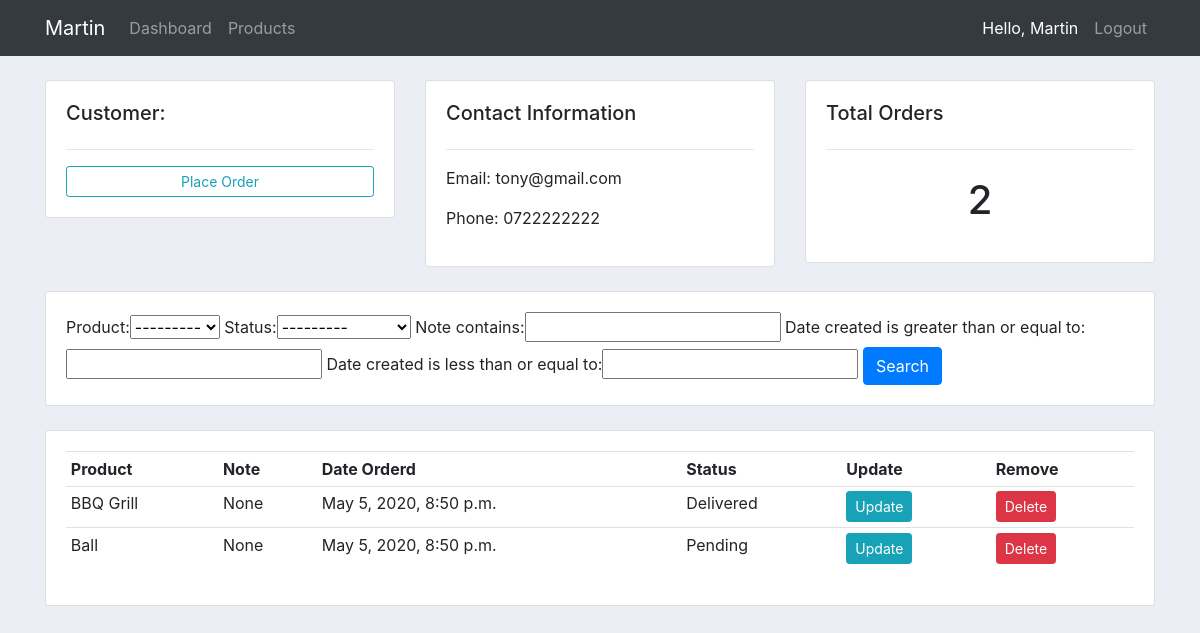
The app's page /customers/3 (signed in) with its own data.
### accounts/models.py (models this page shows, shortened)
class Customer(models.Model):
    user = models.OneToOneField(User, null=True, blank=True, on_delete=models.CASCADE) # ONE USER CAN HAVE ONE CUSTOMER, ONE CUSTOMER CAN HAVE ONE USER
    name = models.CharField(max_length=200, null=True)
    phone = models.CharField(max_length=200, null=True)
    email = models.CharField(max_length=200, null=True)
    profile_pic = models.ImageField(default="default.png", null=True, blank=True)
    date_created = models.DateTimeField(auto_now_add=True, null=True)

class Order(models.Model):
    STATUS = (
        ('Pending', 'Pending'),
        ('Out for delivery', 'Out of delivery'),
        ('Delivered', 'Delivered'),
    )
    customer = models.ForeignKey(Customer, null=True, on_delete=models.SET_NULL)
    product = models.ForeignKey(Product, null=True, on_delete=models.SET_NULL)
    date_created = models.DateTimeField(auto_now_add=True, null=True)
    status = models.CharField(max_length=200, null=True, choices=STATUS) # Dropdown
    note = models.CharField(max_length=200, null=True)

class Product(models.Model):
    CATEGORY = (
        ('Indoor', 'Indoor'),
        ('Out Door', 'Out Door'),
    )
    name = models.CharField(max_length=200, null=True)
    price = models.FloatField(null=True)
    category = models.CharField(max_length=200, null=True, choices=CATEGORY)
    description = models.CharField(max_length=200, null=True, blank=True)
    date_created = models.DateTimeField(auto_now_add=True, null=True)
    tags = models.ManyToManyField(Tag)
    def __str__(self):
        return self.name

### accounts/decorators.py (the view)
        def wrapper_func(request, *args, **kwargs):
            group = None
            if request.user.groups.exists():
                group = request.user.groups.all()[0].name # grab the 1st name of a user group name
            if group in allowed_roles:  # i specified the allowed_roles in the views.py file
                return view_func(request, *args, **kwargs)
            else:
                return HttpResponse("You are not authorized to view this page.")

### accounts/views.py (called while the page is built)
@login_required(login_url='login')
@allowed_users(allowed_roles=['admin'])
def customers(request, pk):
    customer = Customer.objects.get(id=pk)
    orders = customer.order_set.all()
    orders_count = orders.count()
    myFilter = OrderFilter(request.GET, queryset=orders)
    orders = myFilter.qs
    context = {"customer": customer,
               "orders": orders, "orders_count": orders_count, "myFilter": myFilter}
    return render(request, 'accounts/customers.html', context)

### accounts/templates/accounts/customers.html
{% extends 'accounts/main.html' %}
{% block content %}
<br>
<div class="row">
    <div class="col-md">
        <div class="card card-body">
            <h5>Customer:</h5>
            <hr>
            <a class="btn btn-outline-info  btn-sm btn-block" href="{% url 'create_order' customer.id %}">Place Order</a>
        </div>
    </div>
    <div class="col-md">
        <div class="card card-body">
            <h5>Contact Information</h5>
            <hr>
            <p>Email: {{customer.email}}</p>
            <p>Phone: {{customer.phone}}</p>
        </div>
    </div>
    <div class="col-md">
        <div class="card card-body">
            <h5>Total Orders</h5>
            <hr>
            <h1 style="text-align: center;padding: 10px">{{orders_count}}</h1>
        </div>
    </div>
</div>
<br>
<div class="row">
    <div class="col">
        <div class="card card-body">
            <form method="get">
                {{myFilter.form}}
                <button class="btn btn-primary" type="submit">Search</button>
            </form>
        </div>
    </div>
</div>
<br>
<div class="row">
    <div class="col-md">
        <div class="card card-body">
            <table class="table table-sm">
                <tr>
                    <th>Product</th>
                    <th>Note</th>
                    <th>Date Orderd</th>
                    <th>Status</th>
                    <th>Update</th>
                    <th>Remove</th>
                </tr>
                {% for order in orders %}
                    <tr>
                        <td>{{order.product}}</td>
                        <td>{{order.note}}</td>
                        <td>{{order.date_created}}</td>
                        <td>{{order.status}}</td>
                        <td><a class="btn btn-sm btn-info" href="{% url 'update_order' order.id %}">Update</a></td>
                        <td><a class="btn btn-sm btn-danger" href="{% url 'delete_order' order.id %}">Delete</a></td>
                    </tr>
                {% endfor %}
            </table>
        </div>
    </div>
</div>
{% endblock %}

### accounts/templates/accounts/navbar.html (shortened to what this page needs)
{% load static %}
<nav class="navbar sticky-top navbar-expand-lg navbar-dark bg-dark">
<div class="container">
    <a class="navbar-brand" href="{% url 'home' %}">Martin</a>
    <div class="collapse navbar-collapse" id="navbarNavAltMarkup">
        <div class="navbar-nav mr-auto">
            {% if request.user.is_staff %}
                <a class="nav-item nav-link" href="{% url 'home' %}">Dashboard</a>
                <a class="nav-item nav-link" href="{% url 'products' %}">Products</a>
            {% else %}
                <a class="nav-item nav-link" href="{% url 'account' %}">Settings</a>
            {% endif %}
        </div>
        <div class="navbar-nav">
        {% if user.is_authenticated %}
            <span class="nav-item nav-link" id="hello-msg">Hello, {{request.user}}</span>
            <a class="nav-item nav-link" href="{% url 'logout' %}">Logout</a>
        {% else %}
            <a class="nav-item nav-link" href="{% url 'login' %}">Login</a>
            <a class="nav-item nav-link" href="{% url 'register' %}">Register</a>
        {% endif %}
        </div>
    </div>
</div>
</nav>

### static/css/main.css (style rules this page uses)
body { background-color: #ebeff5; }

### accounts/templates/accounts/navbar.html (style rules this page uses)
#hello-msg { color: #fff; }

### records on screen
Customer: email "tony@gmail.com", phone "0722222222"
Order: product "BBQ Grill", note "None", date_created "May 5, 2020, 8:50 p.m.", status "Delivered"
Order: product "Ball", note "None", date_created "May 5, 2020, 8:50 p.m.", status "Pending"

### other values on screen
{{ request.user }} "Martin"
{{ orders_count }} "2"
